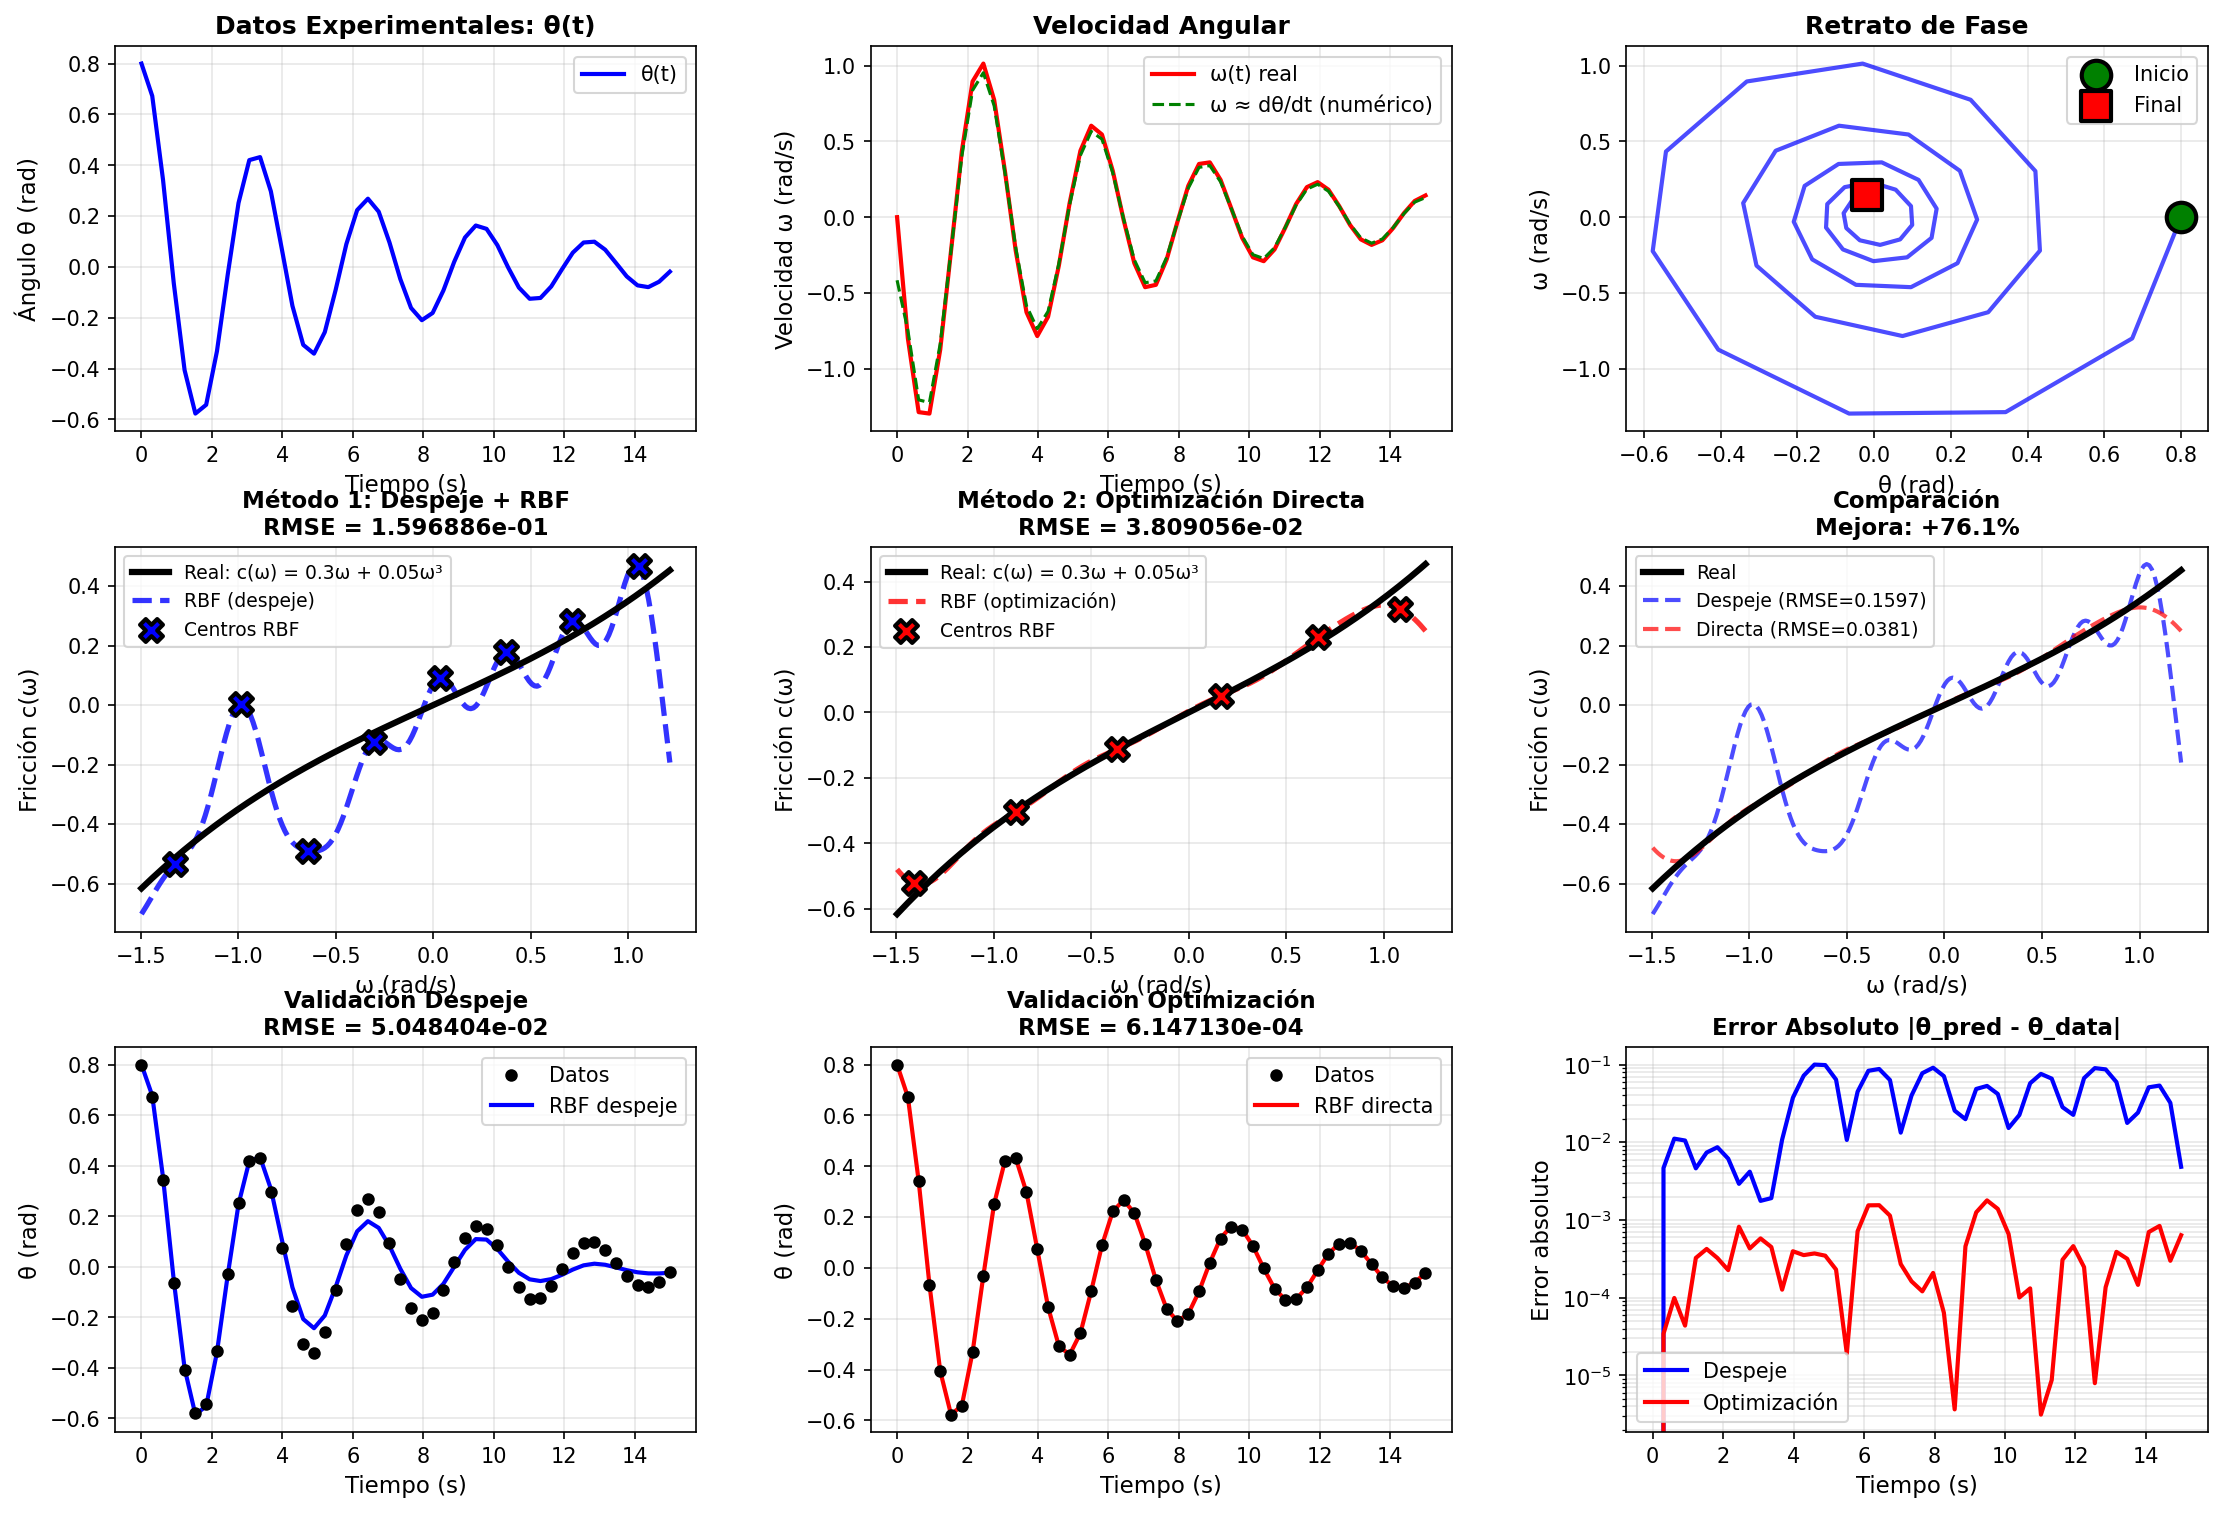

Reproduce this figure in Python.
"""
IDENTIFICACIÓN DE FRICCIÓN VISCOSA EN PÉNDULO CON RBF

Problema físico:
  Péndulo con fricción viscosa de ley desconocida

  Ecuación: θ'' + c(θ') + ω₀²·sin(θ) = 0

  Objetivo: Identificar c(θ') usando RBF a partir de mediciones (t_i, θ_i)

Método 1: Despeje + RBF
  - Calcular θ' y θ'' numéricamente
  - Despejar: c(θ') = -θ'' - ω₀²·sin(θ)
  - Entrenar RBF(θ') ≈ c(θ')

Método 2: Optimización Directa
  - Parametrizar c(θ') = RBF(θ'; params)
  - Resolver ODE con RBF
  - Minimizar ||θ_ODE - θ_data||²
"""
import numpy as np
import matplotlib.pyplot as plt
from scipy.integrate import solve_ivp
from scipy.optimize import minimize, differential_evolution
from scipy.spatial.distance import cdist
import time


# Parámetros físicos del péndulo
OMEGA_0 = 2.0  # Frecuencia natural (rad/s) - conocida
B1 = 0.3       # Coeficiente lineal de fricción - DESCONOCIDO
B2 = 0.05      # Coeficiente cúbico de fricción - DESCONOCIDO


def true_friction(omega):
    """
    Ley de fricción REAL (desconocida en la práctica)
    c(ω) = b₁·ω + b₂·ω³

    Fricción viscosa no lineal realista
    """
    return B1 * omega + B2 * omega**3


def generate_experimental_data(t_span, initial_conditions, n_points, noise=0.0):
    """
    Generar datos experimentales del péndulo

    Sistema:
      θ' = ω
      ω' = -ω₀²·sin(θ) - c(ω)
    """
    def pendulum_real(t, state):
        theta, omega = state
        dtheta_dt = omega
        domega_dt = -OMEGA_0**2 * np.sin(theta) - true_friction(omega)
        return [dtheta_dt, domega_dt]

    # Integrar con alta precisión
    sol = solve_ivp(
        pendulum_real,
        t_span,
        initial_conditions,
        t_eval=np.linspace(t_span[0], t_span[1], n_points),
        method='RK45',
        rtol=1e-10,
        atol=1e-12
    )

    t_data = sol.t
    theta_data = sol.y[0]
    omega_data = sol.y[1]

    # Agregar ruido experimental
    if noise > 0:
        theta_data += np.random.normal(0, noise, len(theta_data))
        omega_data += np.random.normal(0, noise * 2, len(omega_data))

    return t_data, theta_data, omega_data


class RBFOptimizable:
    """RBF con parámetros optimizables para aproximar c(ω)"""

    def __init__(self, n_centers):
        self.n_centers = n_centers
        self.centers = None
        self.sigma = None
        self.weights = None

    def set_parameters(self, params):
        """params = [c1, ..., cM, sigma, w1, ..., wM, w0]"""
        n = self.n_centers
        self.centers = params[:n]
        self.sigma = params[n]
        self.weights = params[n+1:]

    def __call__(self, omega):
        """Evaluar c(ω) = RBF(ω)"""
        omega = np.atleast_1d(omega)
        distances = np.abs(omega.reshape(-1, 1) - self.centers.reshape(1, -1))
        phi = np.exp(-(distances ** 2) / (2 * self.sigma ** 2))
        result = phi @ self.weights[:-1] + self.weights[-1]
        return result if len(omega) > 1 else float(result[0])


def method_1_despeje(t_data, theta_data):
    """
    MÉTODO 1: Despeje + RBF

    Calcular derivadas numéricas y despejar c(θ')
    """
    print(f"\n{'='*70}")
    print(f"MÉTODO 1: Despeje + RBF (Método Tradicional)")
    print(f"{'='*70}")

    start_time = time.time()

    # Calcular derivadas numéricas
    theta_prime = np.gradient(theta_data, t_data)  # Primera derivada
    theta_second = np.gradient(theta_prime, t_data)  # Segunda derivada

    # Despejar c(θ') de la ecuación:
    # θ'' + c(θ') + ω₀²·sin(θ) = 0
    # c(θ') = -θ'' - ω₀²·sin(θ)
    c_data = -theta_second - OMEGA_0**2 * np.sin(theta_data)

    # Entrenar RBF: c(θ') ≈ RBF(θ')
    n_centers = 8
    omega_min, omega_max = theta_prime.min(), theta_prime.max()
    centers = np.linspace(omega_min - 0.1, omega_max + 0.1, n_centers)
    sigma = (omega_max - omega_min) / (2 * n_centers)

    # Calcular matriz de diseño
    distances = cdist(theta_prime.reshape(-1, 1), centers.reshape(-1, 1))
    phi = np.exp(-(distances ** 2) / (2 * sigma ** 2))
    phi = np.hstack([phi, np.ones((phi.shape[0], 1))])

    # Resolver mínimos cuadrados
    weights = np.linalg.lstsq(phi, c_data, rcond=None)[0]

    # Crear RBF
    rbf = RBFOptimizable(n_centers)
    rbf.centers = centers
    rbf.sigma = sigma
    rbf.weights = weights

    elapsed = time.time() - start_time

    # Evaluar error en la función de fricción
    c_pred = np.array([rbf(omega) for omega in theta_prime])
    rmse_friction = np.sqrt(np.mean((c_pred - c_data) ** 2))

    # Error comparado con función real
    c_true = true_friction(theta_prime)
    rmse_true = np.sqrt(np.mean((c_pred - c_true) ** 2))

    print(f"  Centros RBF: {n_centers}")
    print(f"  Sigma: {sigma:.4f}")
    print(f"  Tiempo: {elapsed:.4f} s")
    print(f"  RMSE vs datos identificados: {rmse_friction:.6e}")
    print(f"  RMSE vs fricción real: {rmse_true:.6e}")

    return rbf, theta_prime, c_data, elapsed


def method_2_direct_optimization(t_data, theta_data, initial_conditions, t_span):
    """
    MÉTODO 2: Optimización Directa

    Optimizar parámetros de RBF dentro de la ODE
    """
    print(f"\n{'='*70}")
    print(f"MÉTODO 2: Optimización Directa (sin derivadas)")
    print(f"{'='*70}")

    n_centers = 6

    def solve_pendulum_with_rbf(rbf, t_eval):
        """Resolver péndulo con RBF como fricción"""
        def pendulum_rbf(t, state):
            theta, omega = state
            dtheta_dt = omega
            domega_dt = -OMEGA_0**2 * np.sin(theta) - rbf(omega)
            return [dtheta_dt, domega_dt]

        try:
            sol = solve_ivp(
                pendulum_rbf,
                t_span,
                initial_conditions,
                t_eval=t_eval,
                method='RK45',
                rtol=1e-6,
                atol=1e-8
            )

            if sol.success:
                return sol.y[0], True  # Retornar θ
            else:
                return np.full_like(t_eval, np.nan), False
        except:
            return np.full_like(t_eval, np.nan), False

    def objective_function(params, rbf, t_data, theta_data):
        """Función objetivo: ||θ_ODE - θ_data||²"""
        rbf.set_parameters(params)
        theta_pred, success = solve_pendulum_with_rbf(rbf, t_data)

        if not success or np.any(np.isnan(theta_pred)):
            return 1e10

        return np.mean((theta_pred - theta_data) ** 2)

    # Inicialización
    rbf = RBFOptimizable(n_centers)

    omega_estimate = np.gradient(theta_data, t_data)
    omega_min, omega_max = omega_estimate.min(), omega_estimate.max()

    centers_init = np.linspace(omega_min - 0.2, omega_max + 0.2, n_centers)
    sigma_init = (omega_max - omega_min) / (2 * n_centers)
    weights_init = np.random.randn(n_centers + 1) * 0.1

    params_init = np.concatenate([centers_init, [sigma_init], weights_init])

    # Bounds
    bounds = []
    for _ in range(n_centers):
        bounds.append((omega_min - 0.5, omega_max + 0.5))
    bounds.append((0.01, 2.0))
    for _ in range(n_centers + 1):
        bounds.append((-5, 5))

    print(f"  Centros RBF: {n_centers}")
    print(f"  Parámetros totales: {len(params_init)}")
    print(f"  Optimizando con L-BFGS-B...")

    start_time = time.time()

    result = minimize(
        objective_function,
        params_init,
        args=(rbf, t_data, theta_data),
        method='L-BFGS-B',
        bounds=bounds,
        options={'maxiter': 150, 'disp': False}
    )

    elapsed = time.time() - start_time

    rbf.set_parameters(result.x)
    theta_pred, success = solve_pendulum_with_rbf(rbf, t_data)

    rmse_theta = np.sqrt(np.mean((theta_pred - theta_data) ** 2))

    print(f"  Éxito: {result.success}")
    print(f"  Iteraciones: {result.nit}")
    print(f"  Evaluaciones: {result.nfev}")
    print(f"  Tiempo: {elapsed:.2f} s")
    print(f"  RMSE θ: {rmse_theta:.6e}")

    return rbf, theta_pred, elapsed


def visualize_results(t_data, theta_data, omega_data, rbf_despeje,
                     theta_prime, c_data, rbf_direct, theta_pred_direct):
    """Visualizar comparación de métodos"""

    fig = plt.figure(figsize=(18, 12))
    gs = fig.add_gridspec(3, 3, hspace=0.3, wspace=0.3)

    # 1. Datos experimentales: θ(t) y ω(t)
    ax1 = fig.add_subplot(gs[0, 0])
    ax1.plot(t_data, theta_data, 'b-', linewidth=2, label='θ(t)')
    ax1.set_xlabel('Tiempo (s)', fontsize=11)
    ax1.set_ylabel('Ángulo θ (rad)', fontsize=11)
    ax1.set_title('Datos Experimentales: θ(t)', fontsize=12, fontweight='bold')
    ax1.grid(True, alpha=0.3)
    ax1.legend()

    ax2 = fig.add_subplot(gs[0, 1])
    ax2.plot(t_data, omega_data, 'r-', linewidth=2, label='ω(t) real')
    ax2.plot(t_data, theta_prime, 'g--', linewidth=1.5, label='ω ≈ dθ/dt (numérico)')
    ax2.set_xlabel('Tiempo (s)', fontsize=11)
    ax2.set_ylabel('Velocidad ω (rad/s)', fontsize=11)
    ax2.set_title('Velocidad Angular', fontsize=12, fontweight='bold')
    ax2.grid(True, alpha=0.3)
    ax2.legend()

    # 2. Espacio de fases
    ax3 = fig.add_subplot(gs[0, 2])
    ax3.plot(theta_data, omega_data, 'b-', linewidth=2, alpha=0.7)
    ax3.scatter(theta_data[0], omega_data[0], s=200, c='green', marker='o',
               edgecolors='black', linewidths=2, label='Inicio', zorder=10)
    ax3.scatter(theta_data[-1], omega_data[-1], s=200, c='red', marker='s',
               edgecolors='black', linewidths=2, label='Final', zorder=10)
    ax3.set_xlabel('θ (rad)', fontsize=11)
    ax3.set_ylabel('ω (rad/s)', fontsize=11)
    ax3.set_title('Retrato de Fase', fontsize=12, fontweight='bold')
    ax3.grid(True, alpha=0.3)
    ax3.legend()

    # 3. Fricción identificada - Método 1 (Despeje)
    omega_range = np.linspace(omega_data.min() - 0.2, omega_data.max() + 0.2, 200)
    c_true_range = true_friction(omega_range)
    c_rbf_despeje = np.array([rbf_despeje(w) for w in omega_range])

    ax4 = fig.add_subplot(gs[1, 0])
    ax4.plot(omega_range, c_true_range, 'k-', linewidth=3,
            label=f'Real: c(ω) = {B1}ω + {B2}ω³', zorder=10)
    ax4.plot(omega_range, c_rbf_despeje, 'b--', linewidth=2.5,
            label='RBF (despeje)', alpha=0.8)
    ax4.scatter(rbf_despeje.centers, [rbf_despeje(c) for c in rbf_despeje.centers],
               s=120, c='blue', marker='X', edgecolors='black', linewidths=2,
               label='Centros RBF', zorder=15)

    rmse_despeje = np.sqrt(np.mean((c_rbf_despeje - c_true_range) ** 2))
    ax4.set_title(f'Método 1: Despeje + RBF\nRMSE = {rmse_despeje:.6e}',
                 fontsize=11, fontweight='bold')
    ax4.set_xlabel('ω (rad/s)', fontsize=11)
    ax4.set_ylabel('Fricción c(ω)', fontsize=11)
    ax4.legend(fontsize=9)
    ax4.grid(True, alpha=0.3)

    # 4. Fricción identificada - Método 2 (Optimización Directa)
    c_rbf_direct = np.array([rbf_direct(w) for w in omega_range])

    ax5 = fig.add_subplot(gs[1, 1])
    ax5.plot(omega_range, c_true_range, 'k-', linewidth=3,
            label=f'Real: c(ω) = {B1}ω + {B2}ω³', zorder=10)
    ax5.plot(omega_range, c_rbf_direct, 'r--', linewidth=2.5,
            label='RBF (optimización)', alpha=0.8)
    ax5.scatter(rbf_direct.centers, [rbf_direct(c) for c in rbf_direct.centers],
               s=120, c='red', marker='X', edgecolors='black', linewidths=2,
               label='Centros RBF', zorder=15)

    rmse_direct = np.sqrt(np.mean((c_rbf_direct - c_true_range) ** 2))
    ax5.set_title(f'Método 2: Optimización Directa\nRMSE = {rmse_direct:.6e}',
                 fontsize=11, fontweight='bold')
    ax5.set_xlabel('ω (rad/s)', fontsize=11)
    ax5.set_ylabel('Fricción c(ω)', fontsize=11)
    ax5.legend(fontsize=9)
    ax5.grid(True, alpha=0.3)

    # 5. Comparación de fricciones
    ax6 = fig.add_subplot(gs[1, 2])
    ax6.plot(omega_range, c_true_range, 'k-', linewidth=3, label='Real', zorder=10)
    ax6.plot(omega_range, c_rbf_despeje, 'b--', linewidth=2,
            label=f'Despeje (RMSE={rmse_despeje:.4f})', alpha=0.7)
    ax6.plot(omega_range, c_rbf_direct, 'r--', linewidth=2,
            label=f'Directa (RMSE={rmse_direct:.4f})', alpha=0.7)

    mejora = ((rmse_despeje - rmse_direct) / rmse_despeje) * 100
    ax6.set_title(f'Comparación\nMejora: {mejora:+.1f}%',
                 fontsize=11, fontweight='bold')
    ax6.set_xlabel('ω (rad/s)', fontsize=11)
    ax6.set_ylabel('Fricción c(ω)', fontsize=11)
    ax6.legend(fontsize=9)
    ax6.grid(True, alpha=0.3)

    # 6. Validación: θ(t) con RBF despeje
    ax7 = fig.add_subplot(gs[2, 0])
    ax7.plot(t_data, theta_data, 'ko', markersize=5, label='Datos', zorder=10)

    # Resolver ODE con RBF de despeje
    def pendulum_despeje(t, state):
        theta, omega = state
        return [omega, -OMEGA_0**2 * np.sin(theta) - rbf_despeje(omega)]

    sol_despeje = solve_ivp(pendulum_despeje, (t_data[0], t_data[-1]),
                           [theta_data[0], omega_data[0]], t_eval=t_data,
                           method='RK45', rtol=1e-6, atol=1e-8)

    ax7.plot(t_data, sol_despeje.y[0], 'b-', linewidth=2, label='RBF despeje')
    rmse_val_despeje = np.sqrt(np.mean((sol_despeje.y[0] - theta_data) ** 2))
    ax7.set_title(f'Validación Despeje\nRMSE = {rmse_val_despeje:.6e}',
                 fontsize=11, fontweight='bold')
    ax7.set_xlabel('Tiempo (s)', fontsize=11)
    ax7.set_ylabel('θ (rad)', fontsize=11)
    ax7.legend()
    ax7.grid(True, alpha=0.3)

    # 7. Validación: θ(t) con RBF directa
    ax8 = fig.add_subplot(gs[2, 1])
    ax8.plot(t_data, theta_data, 'ko', markersize=5, label='Datos', zorder=10)
    ax8.plot(t_data, theta_pred_direct, 'r-', linewidth=2, label='RBF directa')

    rmse_val_direct = np.sqrt(np.mean((theta_pred_direct - theta_data) ** 2))
    ax8.set_title(f'Validación Optimización\nRMSE = {rmse_val_direct:.6e}',
                 fontsize=11, fontweight='bold')
    ax8.set_xlabel('Tiempo (s)', fontsize=11)
    ax8.set_ylabel('θ (rad)', fontsize=11)
    ax8.legend()
    ax8.grid(True, alpha=0.3)

    # 8. Errores
    ax9 = fig.add_subplot(gs[2, 2])
    error_despeje = np.abs(sol_despeje.y[0] - theta_data)
    error_direct = np.abs(theta_pred_direct - theta_data)

    ax9.semilogy(t_data, error_despeje, 'b-', linewidth=2, label='Despeje')
    ax9.semilogy(t_data, error_direct, 'r-', linewidth=2, label='Optimización')
    ax9.set_title('Error Absoluto |θ_pred - θ_data|', fontsize=11, fontweight='bold')
    ax9.set_xlabel('Tiempo (s)', fontsize=11)
    ax9.set_ylabel('Error absoluto', fontsize=11)
    ax9.legend()
    ax9.grid(True, alpha=0.3, which='both')

    plt.savefig('/home/rodo/1Paper/PublicationC/pendulum_rbf_identification.png',
                dpi=150, bbox_inches='tight')
    print("\n📊 Figura guardada: pendulum_rbf_identification.png")
    plt.close()


def main():
    """Programa principal"""

    print("\n" + "="*70)
    print("IDENTIFICACIÓN DE FRICCIÓN VISCOSA EN PÉNDULO CON RBF")
    print("="*70)
    print(f"\nFricción real: c(ω) = {B1}·ω + {B2}·ω³")
    print(f"Frecuencia natural: ω₀ = {OMEGA_0} rad/s")

    # Configuración del experimento
    t_span = (0, 15)
    theta0 = 0.8  # Ángulo inicial (rad) ~ 45 grados
    omega0 = 0.0  # Velocidad inicial
    initial_conditions = [theta0, omega0]

    n_points = 50
    noise_level = 0.0

    print(f"\n📋 CONFIGURACIÓN:")
    print(f"  Tiempo: t ∈ [{t_span[0]}, {t_span[1]}] s")
    print(f"  Condiciones iniciales: θ₀ = {theta0} rad, ω₀ = {omega0} rad/s")
    print(f"  Puntos de medición: {n_points}")
    print(f"  Ruido: {noise_level}")

    # Generar datos experimentales
    print(f"\n{'─'*70}")
    print("Generando datos experimentales...")
    t_data, theta_data, omega_data = generate_experimental_data(
        t_span, initial_conditions, n_points, noise_level
    )
    print(f"  ✓ {len(t_data)} mediciones")
    print(f"  Rango θ: [{theta_data.min():.4f}, {theta_data.max():.4f}] rad")
    print(f"  Rango ω: [{omega_data.min():.4f}, {omega_data.max():.4f}] rad/s")

    # MÉTODO 1: Despeje + RBF
    rbf_despeje, theta_prime, c_data, time_despeje = method_1_despeje(
        t_data, theta_data
    )

    # MÉTODO 2: Optimización Directa
    rbf_direct, theta_pred_direct, time_direct = method_2_direct_optimization(
        t_data, theta_data, initial_conditions, t_span
    )

    # Visualización
    print(f"\n{'='*70}")
    print("Generando visualización...")
    visualize_results(t_data, theta_data, omega_data, rbf_despeje,
                     theta_prime, c_data, rbf_direct, theta_pred_direct)

    # Resumen final
    print(f"\n{'='*70}")
    print("RESUMEN COMPARATIVO")
    print(f"{'='*70}")

    omega_test = np.linspace(omega_data.min(), omega_data.max(), 100)
    c_true = true_friction(omega_test)
    c_pred_despeje = np.array([rbf_despeje(w) for w in omega_test])
    c_pred_direct = np.array([rbf_direct(w) for w in omega_test])

    rmse_despeje = np.sqrt(np.mean((c_pred_despeje - c_true) ** 2))
    rmse_direct = np.sqrt(np.mean((c_pred_direct - c_true) ** 2))
    mejora = ((rmse_despeje - rmse_direct) / rmse_despeje) * 100

    print(f"\n{'Método':<30} {'RMSE c(ω)':>15} {'Tiempo':>15}")
    print("─"*70)
    print(f"{'Despeje + RBF':<30} {rmse_despeje:>15.6e} {time_despeje:>14.3f}s")
    print(f"{'Optimización Directa':<30} {rmse_direct:>15.6e} {time_direct:>14.2f}s")
    print("="*70)
    print(f"\n✨ Mejora en identificación: {mejora:+.1f}%")
    print(f"⏱️  Factor de tiempo: {time_direct/time_despeje:.0f}x más lento")

    print("\n" + "="*70)
    print("✓ Identificación completada exitosamente")
    print("="*70 + "\n")


if __name__ == "__main__":
    np.random.seed(42)
    main()
